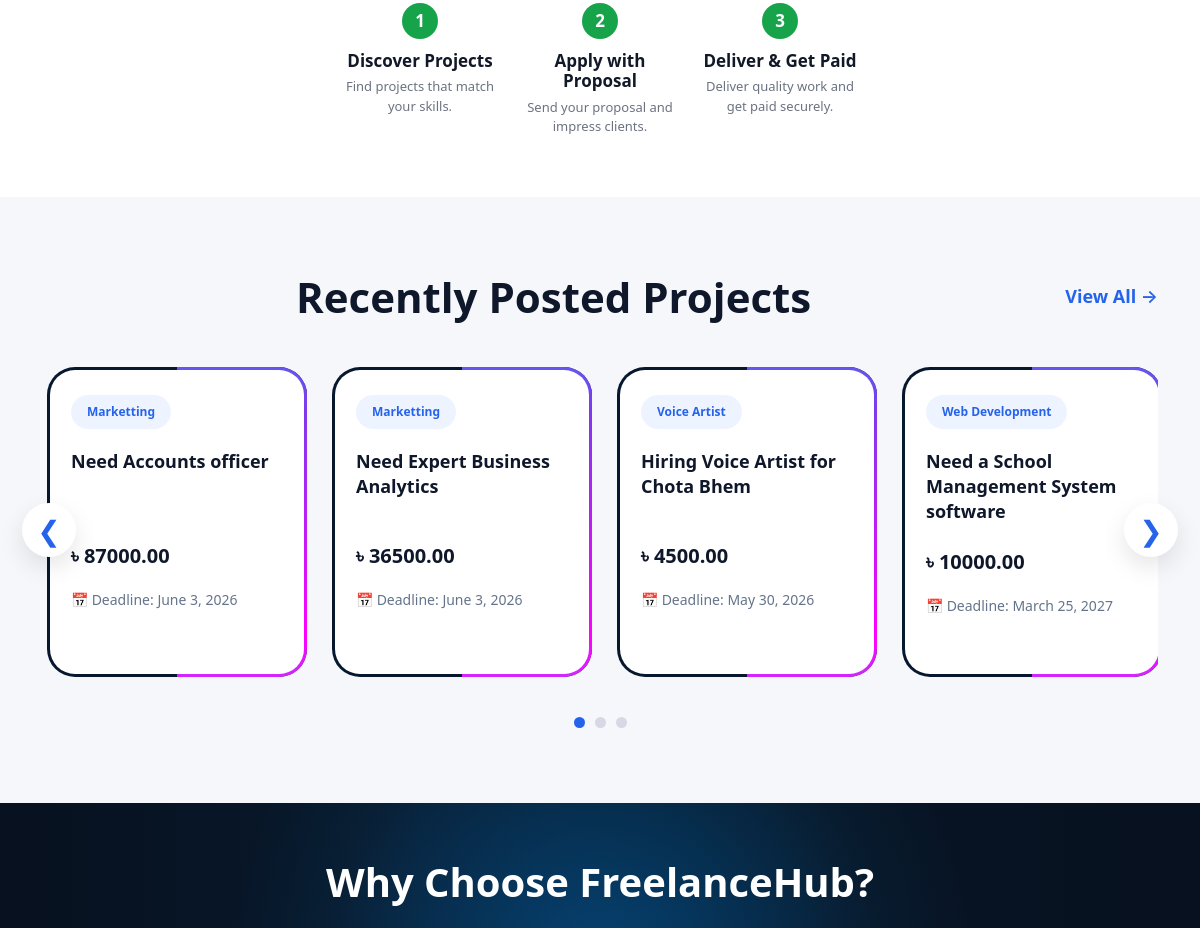
/ (middle part), run on an earlier commit of the app's database.
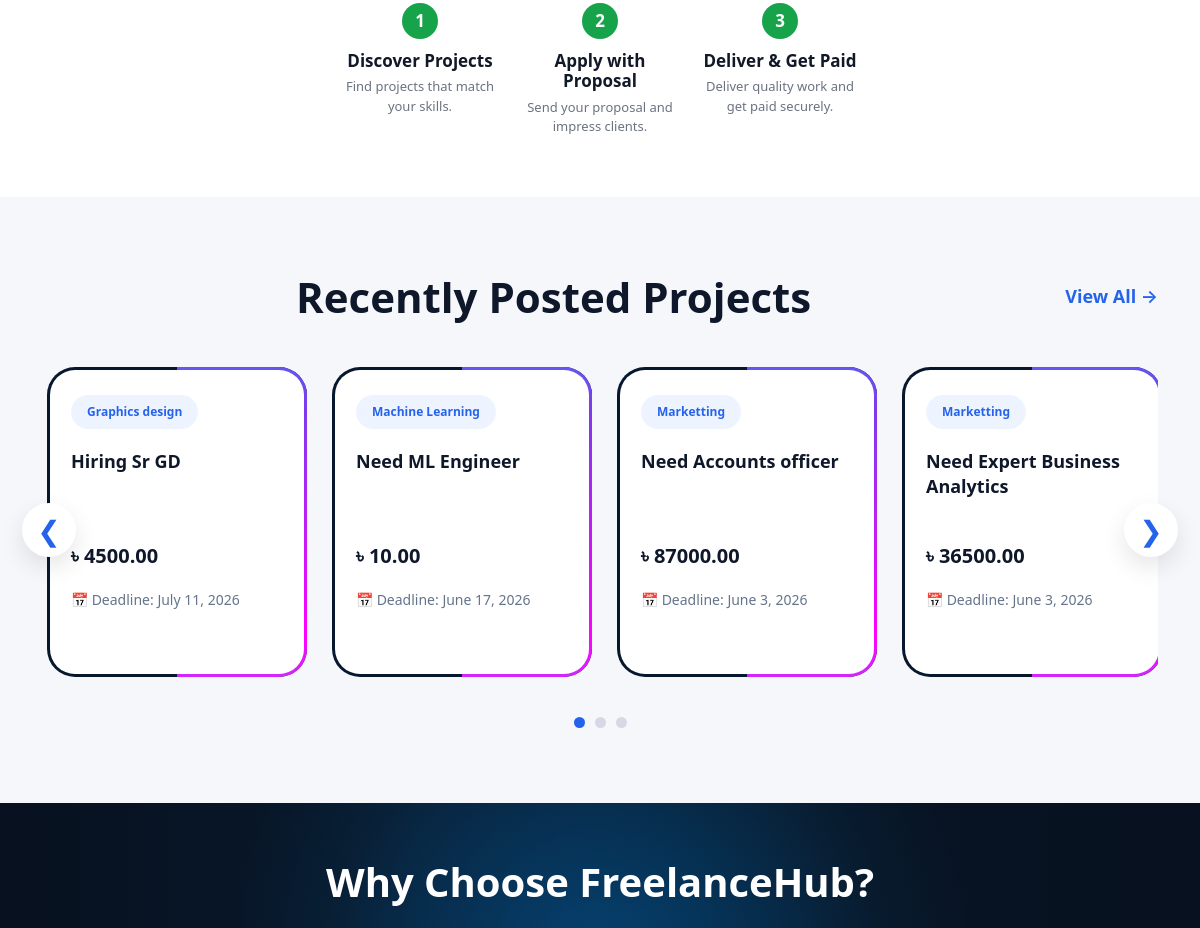
And on a later commit of the database.
### projects/models.py (models this page shows, shortened)
class Project(models.Model):
    status = models.CharField(
    max_length=20,
    choices=[
        ('open', 'Open'),
        ('in_progress', 'In Progress'),
        ('submitted', 'Submitted'),
        ('completed', 'Completed'),
    ],
    default='open'
)
    client = models.ForeignKey(settings.AUTH_USER_MODEL,on_delete=models.CASCADE,related_name='projects')
    category = models.ForeignKey(Category,on_delete=models.CASCADE)
    title = models.CharField(max_length=200)
    description = models.TextField()
    budget = models.DecimalField(max_digits=10,decimal_places=2)
    deadline = models.DateField()
    created_at = models.DateTimeField(auto_now_add=True)

### categories/models.py (models this page shows, shortened)
class Category(models.Model):
    name = models.CharField(max_length=200)
    slug = models.SlugField(max_length=100,unique=True,null=True,blank=True)

### core/views.py (the view)
# urls.py: path('', home, name='home'),
def home(request):
    latest_projects = Project.objects.filter(status='open').order_by('-created_at')[:6]
    context = {
        'latest_projects': latest_projects
    }
    return render(request, 'home.html', context)

### notifications/context_processors.py (called while the page is built)
def notification_count(request):
    count = 0
    if request.user.is_authenticated:
        count = Notification.objects.filter(
            user=request.user,
            is_read=False
        ).count()
    return {
        'notification_count': count
    }

### templates/home.html (shortened to what this page needs)
{% extends 'base.html' %}
{% load static %}
{% block content %}
<section class="works-section">
  <div class="container">
    <div class="works-wrapper">
      <div class="workflow-box">
        <div class="workflow">
          <div class="step-card">
            <div class="step-number green-number">1</div>
            <h4>Discover Projects</h4>
            <p>Find projects that match your skills.</p>
          </div>
          <div class="step-card">
            <div class="step-number green-number">2</div>
            <h4>Apply with Proposal</h4>
            <p>Send your proposal and impress clients.</p>
          </div>
          <div class="step-card">
            <div class="step-number green-number">3</div>
            <h4>Deliver & Get Paid</h4>
            <p>Deliver quality work and get paid securely.</p>
          </div>
        </div>
      </div>
    </div>
  </div>
</section>
<section class="project-showcase">
  <div class="container">
    <div class="project-header">
      <h2>Recently Posted Projects</h2>
      <a href="{% url 'project_list' %}"> View All → </a>
    </div>
    <div class="project-slider-wrapper">
      <button class="slide-btn left" id="prevBtn">❮</button>
      <div class="project-slider" id="projectSlider">
        {% for project in latest_projects %}
        <div class="project-card">
          <span class="project-badge"> {{ project.category.name }} </span>
          <h4>{{ project.title }}</h4>
          <div class="project-budget">৳ {{ project.budget }}</div>
          <div class="project-deadline">
            📅 Deadline: {{ project.deadline }}
          </div>
        </div>
        {% endfor %}
      </div>
      <button class="slide-btn right" id="nextBtn">❯</button>
    </div>
    <div class="slider-dots">
      <span class="dot active"></span>
      <span class="dot"></span>
      <span class="dot"></span>
    </div>
  </div>
</section>
<section class="why-section">
  <div class="container">
    <h2 class="why-title">Why Choose FreelanceHub?</h2>
  </div>
</section>
{% endblock %}

What changed in the data, as far as the page shows it:
no longer on this page (row unchanged): Project: category.name "Voice Artist", title "Hiring Voice Artist for Chota Bhem", budget "4500.00", deadline "May 30, 2026"
no longer on this page (row unchanged): Project: category.name "Web Development", title "Need a School Management System software", budget "10000.00", deadline "March 25, 2027"
added Project: category.name "Graphics design", title "Hiring Sr GD", budget "4500.00", deadline "July 11, 2026"
added Project: category.name "Machine Learning", title "Need ML Engineer", budget "10.00", deadline "June 17, 2026"
